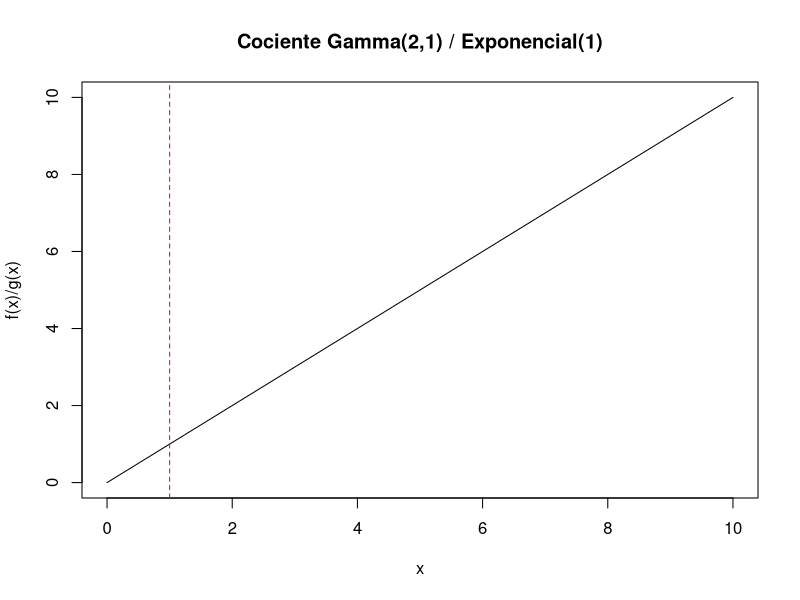
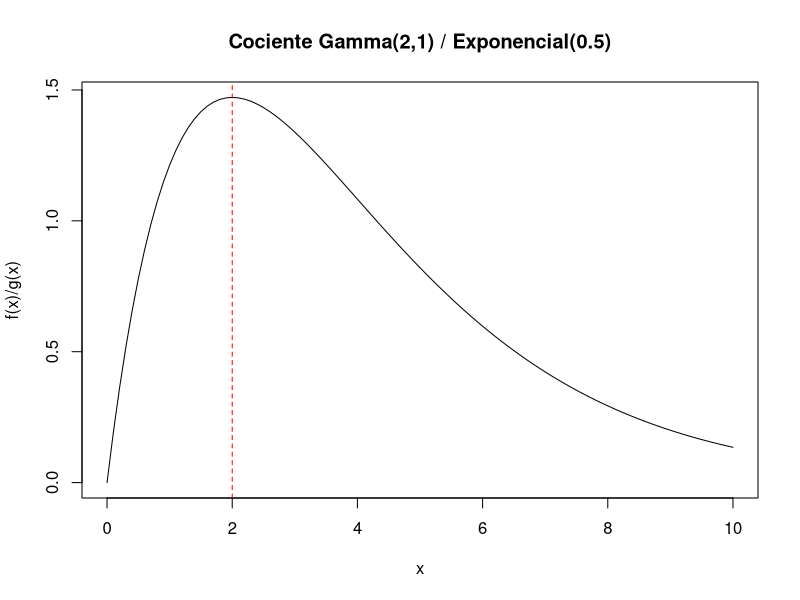
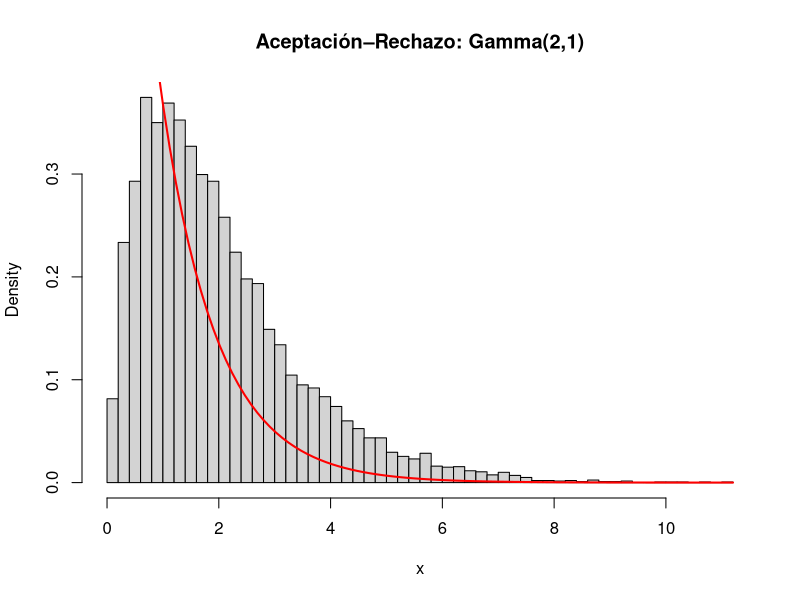
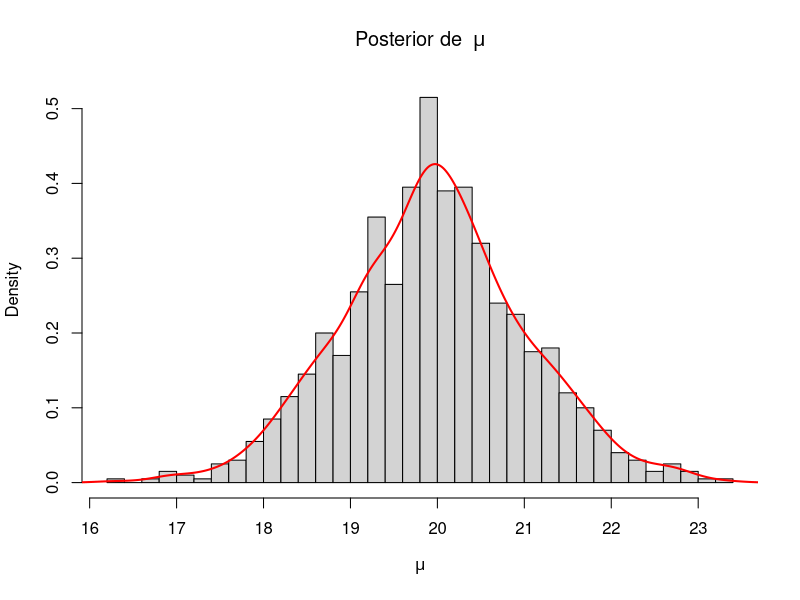

The R source for these figures, in order:

##### EXERCICI CLASE

# Simula un Gamma(2,1) a través de la Exp(1)
# Argumenta perque no es possible i fes-ho amb un EXP(0.5)

#### Objectiu simular una Gamma (2,1)

{# Densidad objetivo: gamma
  f <- function(x) {
    dgamma(x,shape= 2, rate = 1)
  }
  
  # Densidad propuesta: exponencial
  g <- function(x) {
    dexp(x, 1)
  }
  
  
  
  ratio <- function(x) {
    f(x) / g(x)
  }
  
  
  #### visualmente
  
  curve(ratio(x), from = 0, to = 10,
        ylab = "f(x)/g(x)",
        main = "Cociente Gamma(2,1) / Exponencial(1)")
  abline(v = 1, col = "red", lty = 2)
  
  
  
  # numericamente
  
  res <- optimize(ratio, interval = c(0, 10), maximum = TRUE)
  res
  
  
}



#### Objectiu simular una Gamma (2,1)

{# Densidad objetivo: gamma
  f <- function(x) {
    dgamma(x,shape= 2, rate = 1)
  }
  
  # Densidad propuesta: exponencial
  g <- function(x) {
    dexp(x, 0.5)
  }
  
  
  
  ratio <- function(x) {
    f(x) / g(x)
  }
  
  
  
  # numericamente
  
  res <- optimize(ratio, interval = c(0, 10), maximum = TRUE)
  res
  
  
  
  #### visualmente
  
  curve(ratio(x), from = 0, to = 10,
        ylab = "f(x)/g(x)",
        main = "Cociente Gamma(2,1) / Exponencial(0.5)")
  abline(v = res$maximum, col = "red", lty = 2)
  
  
  # Constante c
  c <- res$objective
  
  
  
  # Número de simulaciones que queremos
  nsim <- 10000
  
  # Vector para guardar los valores aceptados
  x <- numeric(nsim)
  
  i <- 1
  rechazos <- 0
  
  while (i <= nsim) {
    
    # Paso 1: generar candidato desde g
    y <- rexp(1,0.5)
    
    # Paso 2: generar uniforme
    u <- runif(1)
    
    # Paso 3: criterio de aceptación
    if (u <= f(y) / (c * g(y))) {
      x[i] <- y
      i <- i + 1
    } else {
      rechazos <- rechazos + 1
    }
  }
  
  
  hist(x, prob = TRUE, breaks = 40,
       main = "Aceptación–Rechazo: Gamma(2,1)",
       xlab = "x")
  
  curve(dexp(x), col = "red", lwd = 2, add = TRUE)
  
  
  #Rendiment 
  
  1/c*100  #teoric
  
  #empiric
  rendiment <- nsim / (nsim + rechazos)
  rendiment
  
  
}




#### EJEMPLO 2, lo van a resolver ellos

############################################################
# SIMULACIÓN DE LA POSTERIOR CON ACEPTACIÓN–RECHAZO
# Modelo: Xi ~ Normal(mu, sigma)
# Priors: mu ~ Uniform(8,32), sigma ~ Uniform(1,10)
############################################################
############################################################
# SIMULACIÓN DE LA POSTERIOR CON ACEPTACIÓN–RECHAZO
############################################################

# Datos
x <- c(17,13,18,19,17,21,29,22,16,28,
       21,15,26,23,24,20,8,17,17,21,
       32,18,25,22,16,10,20,22,19,14,
       30,22,12,24,28,11)

n <- length(x)



# Priors (propuesta)
rprior_mu <- function() runif(1, 8, 32)
rprior_sigma <- function() runif(1, 1, 10)

# MLE clásicos (punto inicial)
mu_mle <- mean(x)
sigma_mle <- sd(x) * sqrt((n - 1) / n)

############################################################
# Cálculo de log(c): máximo del log-likelihood
############################################################
############################################################
# Log-verosimilitud
############################################################

# Trabajamos con la log‑verosimilitud en lugar de la verosimilitud
# porque:
# 1) El likelihood es un PRODUCTO de muchas densidades, que da números
#    extremadamente pequeños (problemas numéricos).
# 2) El log‑likelihood convierte el producto en una SUMA, mucho más estable.
# 3) Maximizar el likelihood es equivalente a maximizar el log‑likelihood,
#    porque el logaritmo es una función estrictamente creciente.

llike <- function(mu, sigma) {
  sum(dnorm(x, mean = mu, sd = sigma, log = TRUE))
}

############################################################
# Estimaciones MLE (solo como punto inicial)
############################################################

# Estas estimaciones se usan únicamente como punto de partida
# para el método numérico de optimización.

mu_mle <- mean(x)
sigma_mle <- sd(x) * sqrt((n - 1) / n)

############################################################
# Función a MINIMIZAR
############################################################

# La función optim() SIEMPRE MINIMIZA.
# Como queremos MAXIMIZAR el log‑likelihood,
# definimos su opuesto (−log‑likelihood).

neg_llike <- function(par) {
  
  mu <- par[1]
  sigma <- par[2]
  
  # Este if garantiza que la búsqueda se haga
  # SOLO dentro del soporte de la prior:
  # mu ∈ [8,32], sigma ∈ [1,10].
  # Valores fuera del soporte se penalizan con Inf
  # para que nunca sean óptimos.
  
  if (mu < 8 || mu > 32 || sigma < 1 || sigma > 10) {
    return(Inf)
  }
  
  # Devolvemos el negativo del log‑likelihood
  # para que minimizar esta función sea equivalente
  # a maximizar la log‑verosimilitud.
  
  -llike(mu, sigma)
}

############################################################
# Optimización numérica
############################################################

# Aquí buscamos el MÁXIMO del log‑likelihood
# RESTRINGIDO al soporte de la prior.
# Usamos L‑BFGS‑B porque permite imponer cotas.

res <- optim(
  par = c(mu_mle, sigma_mle),   # punto inicial
  fn = neg_llike,               # función a minimizar
  method = "L-BFGS-B",
  lower = c(8, 1),
  upper = c(32, 10)
)

############################################################
# Constante c del método Aceptación‑Rechazo
############################################################

# res$value es el MÍNIMO de neg_llike,
# es decir:
#   res$value = − max log L(x | mu, sigma)
#
# Por tanto, si cambiamos el signo obtenemos:
#   llmax = max log L(x | mu, sigma)
#
# Este valor es exactamente log(c), donde
# c es la constante del método de aceptación–rechazo.

llmax <- -res$value   # log(c)
llmax

############################################################
# Aceptación–Rechazo
############################################################

nsim <- 1000
mu_post <- numeric(nsim)
sigma_post <- numeric(nsim)

co <- 0
tot <- 0

while (co < nsim) {
  
  mu <- rprior_mu()
  sigma <- rprior_sigma()
  
  u <- runif(1)
  
  if (log(u) <= llike(mu, sigma) - llmax) {
    co <- co + 1
    mu_post[co] <- mu
    sigma_post[co] <- sigma
  }
  
  tot <- tot + 1
}

# Rendimiento
eficiencia <- nsim / tot
eficiencia



hist(mu_post, prob = TRUE, breaks = 30,
     main = expression("Posterior de " ~ mu),
     xlab = expression(mu))

lines(density(mu_post), col = "red", lwd = 2)

mean(mu_post)
median(mu_post)
quantile(mu_post, c(0.025, 0.975))
